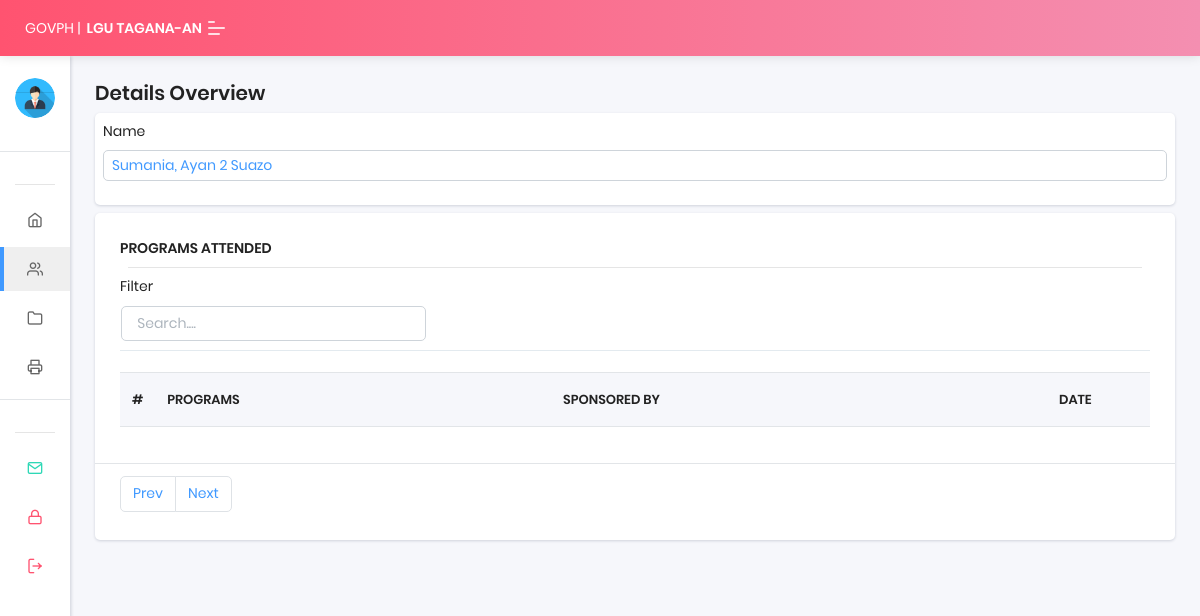
Page /profile/details/13 on the earlier database version.
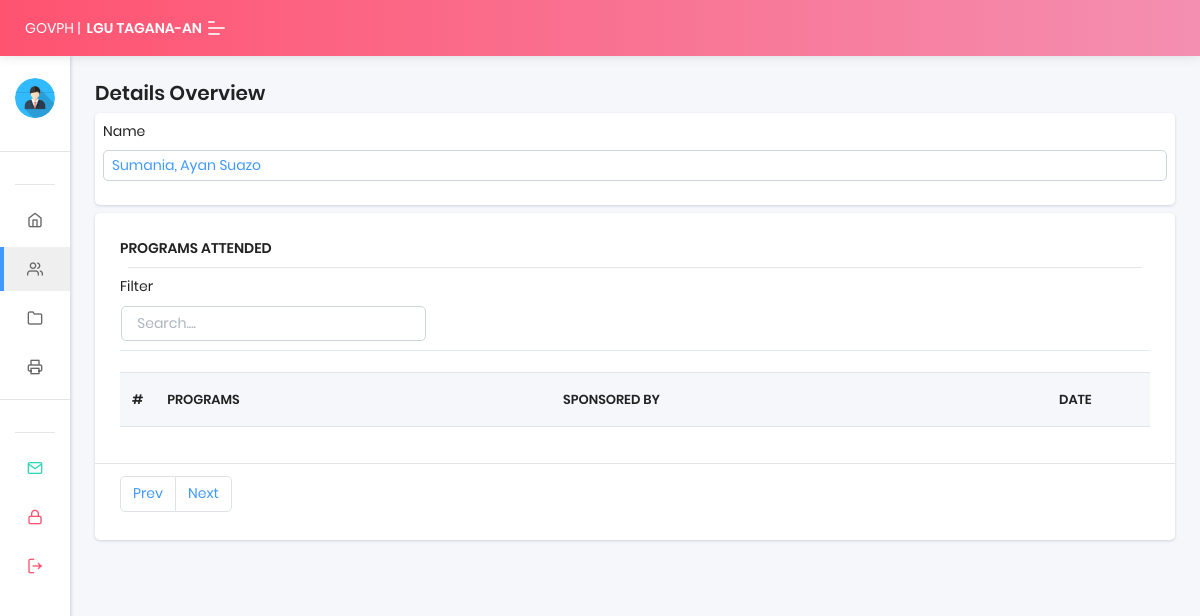
Same page on the later database version.
### app_dole/models.py (models this page shows, shortened)
class Profile(models.Model):
    surname                 = models.CharField(max_length = 200)
    firstname               = models.CharField(max_length = 200)
    middlename              = models.CharField(max_length = 200,blank=True)
    ext_name                = models.CharField(max_length = 200,blank=True)
    date_of_birth           = models.DateField(default=timezone.now,blank=True,null=True)
    gender                  = models.CharField(max_length=10,choices=gender)
    civil_status            = models.CharField(max_length=10,choices=civil_status)
    contact_no              = models.CharField(max_length = 11,blank=True)
    purok_street            = models.CharField(max_length = 200,blank=True)
    barangay                = models.ForeignKey(Barangay, on_delete = models.CASCADE)
    date_updated            = models.DateTimeField(auto_now = True)
    date_created            = models.DateTimeField(auto_now_add = True)
    @property
    def name(self):
        return str(self.surname) + ", " + str(self.firstname) + " " + str(self.middlename)
    class Meta:
        ordering = ['surname','firstname','middlename']

### app_dole/page_profile/views.py (the view)
# urls.py: path('details/<int:pk>', Profile_Details_Page.as_view(), name = 'profile_details'),
class Profile_Details_Page(DetailView):
    model = Profile
    template_name = 'admin_page/pages/profile_details.html'
    def get_context_data(self, **kwargs):
        context = super().get_context_data(**kwargs)
        context['title'] = "Details Overview"
        return context

### app_dole/templates/admin_page/pages/profile_details.html (shortened to what this page needs)
{% extends 'admin_page/base.html' %}
{% load static %}
{% block 'profile_active' %}active{% endblock %}
{% block 'content' %}
<div class="col-md-12">
  <div class="card p-0 mb-2">
    <div class="card-header m-0 p-2">
      <div class="row">
        <div class="col-md-12">
          <div class="form-group">
            <label for="">Name</label>
            <label class="form-control form-control-sm text-primary">{{object.name}}</label>
          </div>
        </div>
      </div>
    </div>
  </div>
  <div class="card p-0">
    <div class="card-header btn-page m-0 pb-2">
      <h5 class="card-title">PROGRAMS ATTENDED</h5>
      <hr class="m-2">
      <div class="row">
        <div class="col-md-12">
          <label>Filter</label>
          <table>
            <tr>
              <td>
                <input type="search" class="form-control float-right" placeholder="Search...." name="search" id="search">
              </td>
            </tr>
          </table>
        </div>
      </div>
    </div>
    <div class="card-body">
      <div class="col-md-12 text-center border-top">
      </div>
      <div class="table-responsive">
        <table class="table border-bottom table-hover">
          <thead>
            <tr>
              <th width="1%">#</th>
              <th>PROGRAMS</th>
              <th>SPONSORED BY</th>
              <th width="10%">DATE</th>
            </tr>
          </thead>
        </table>
      </div>
    </div>
    <div class="card-footer text-center">
      <ul class="pagination">
        <li class="page-item" id="page_prev"><button class="page-link" id="button_prev" href="#!">Prev</button></li>
        <li class="page-item" id="page_next"><button class="page-link" id="button_next" href="#!">Next</button></li>
      </ul>
    </div>
  </div>
</div>
{% endblock %}

### app_dole/templates/admin_page/base.html (shortened to what this page needs)
{% load static %}
<!DOCTYPE html>
<html lang="en">
<head>
  <link rel="stylesheet" href="{% static 'premium/assets/sweetalert2/sweetalert2.min.css'%}">
  <link rel="stylesheet" href="{% static 'premium/assets/css/style.css'%}">
</head>
<body class="">
  <nav class="pcoded-navbar menupos-fixed menu-light">
    <div class="navbar-wrapper  ">
      <div class="navbar-content scroll-div " >
        <ul class="nav pcoded-inner-navbar ">
          <li class="nav-item pcoded-menu-caption text-center mt-1">
            <img src="{% static 'user_images/user_male.png' %}" width="40px" height="40px" class="img-radius wid-40" alt="User-Profile-Image"><br>
          </li>
          <li class="nav-item pcoded-menu-caption">
          </li>
          <li class="nav-item">
            <a href="{% url 'dashboard' %}" class="nav-link "><span class="pcoded-micon"><i class="feather icon-home"></i></span><span class="pcoded-mtext">Dashboard</span></a>
          </li>
          <li class="nav-item {% block 'profile_active' %}{% endblock %}">
            <a href="{% url 'profile' %}" class="nav-link "><span class="pcoded-micon"><i class="feather icon-users"></i></span><span class="pcoded-mtext">Profile</span></a>
          </li>
          <li class="nav-item {% block 'programs_active' %}{% endblock %}">
            <a href="{% url 'programs' %}" class="nav-link "><span class="pcoded-micon"><i class="feather icon-folder"></i></span><span class="pcoded-mtext">Programs</span></a>
          </li>
          <li class="nav-item">
            <a href="{% url 'reports' %}" class="nav-link "><span class="pcoded-micon"><i class="feather icon-printer"></i></span><span class="pcoded-mtext">Reports</span></a>
          </li>
          <li class="nav-item pcoded-menu-caption">
          </li>
          <li class="nav-item">
            <a href="{% url 'sms_config_page' %}" class="nav-link "><span class="pcoded-micon"><i class="text-success feather icon-mail"></i></span><span class="pcoded-mtext">SMS Config</span></a>
          </li>
          <li class="nav-item">
            <a href="{% url 'security' %}" class="nav-link "><span class="pcoded-micon"><i class="feather icon-lock text-danger"></i></span><span class="pcoded-mtext">Change Password</span></a>
          </li>
          <li class="nav-item">
            <a href="{% url 'logout' %}" class="nav-link "><span class="pcoded-micon"><i class="feather icon-log-out text-danger"></i></span><span class="pcoded-mtext">Sign Out</span></a>
          </li>
        </ul>
      </div>
    </div>
  </nav>
  <header class="navbar pcoded-header navbar-expand-lg navbar-light headerpos-fixed header-red">
    <div class="m-header">
      <a class="mobile-menu" id="mobile-collapse" href="#!"><span></span></a>
      <a href="{% url 'dashboard' %}" class="b-brand text-center">
        GOVPH | <b>&nbsp;&nbsp;LGU TAGANA-AN</b>
      </a>
    </div>
  </header>
  <div class="pcoded-main-container">
    <div class="pcoded-content">
      <div class="row">
        <div class="col-md-12">
          <h5>{{title}}</h5>
        </div>
        {% block 'content' %}
        {% endblock %}
      </div>
    </div>
  </div>
</body>
</html>

Differences in the rows shown:
changed Profile: name "Sumania, Ayan 2 Suazo" → "Sumania, Ayan Suazo"
